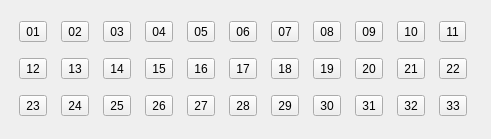
  <widget class="QWidget" name="layoutWidget">
   <property name="geometry">
    <rect>
     <x>10</x>
     <y>40</y>
     <width>491</width>
     <height>139</height>
    </rect>
   </property>
   <layout class="QGridLayout" name="gridLayout">
    <item row="1" column="3">
     <widget class="QToolButton" name="d_15">
      <property name="text">
       <string>15</string>
      </property>
      <property name="icon">
       <iconset resource="ssq.qrc">
        <normaloff>:/r_15.png</normaloff>:/r_15.png</iconset>
      </property>
      <property name="iconSize">
       <size>
        <width>30</width>
        <height>30</height>
       </size>
      </property>
     </widget>
    </item>
    <item row="1" column="0">
     <widget class="QToolButton" name="d_12">
      <property name="text">
       <string>12</string>
      </property>
      <property name="icon">
       <iconset resource="ssq.qrc">
        <normaloff>:/r_12.png</normaloff>:/r_12.png</iconset>
      </property>
      <property name="iconSize">
       <size>
        <width>30</width>
        <height>30</height>
       </size>
      </property>
     </widget>
    </item>
    <item row="2" column="1">
     <widget class="QToolButton" name="d_24">
      <property name="text">
       <string>24</string>
      </property>
      <property name="icon">
       <iconset resource="ssq.qrc">
        <normaloff>:/r_24.png</normaloff>:/r_24.png</iconset>
      </property>
      <property name="iconSize">
       <size>
        <width>30</width>
        <height>30</height>
       </size>
      </property>
     </widget>
    </item>
    <item row="2" column="0">
     <widget class="QToolButton" name="d_23">
      <property name="text">
       <string>23</string>
      </property>
      <property name="icon">
       <iconset resource="ssq.qrc">
        <normaloff>:/r_23.png</normaloff>:/r_23.png</iconset>
      </property>
      <property name="iconSize">
       <size>
        <width>30</width>
        <height>30</height>
       </size>
      </property>
     </widget>
    </item>
    <item row="2" column="2">
     <widget class="QToolButton" name="d_25">
      <property name="text">
       <string>25</string>
      </property>
      <property name="icon">
       <iconset resource="ssq.qrc">
        <normaloff>:/r_25.png</normaloff>:/r_25.png</iconset>
      </property>
      <property name="iconSize">
       <size>
        <width>30</width>
        <height>30</height>
       </size>
      </property>
     </widget>
    </item>
    <item row="1" column="2">
     <widget class="QToolButton" name="d_14">
      <property name="text">
       <string>14</string>
      </property>
      <property name="icon">
       <iconset resource="ssq.qrc">
        <normaloff>:/r_14.png</normaloff>:/r_14.png</iconset>
      </property>
      <property name="iconSize">
       <size>
        <width>30</width>
        <height>30</height>
       </size>
      </property>
     </widget>
    </item>
    <item row="1" column="1">
     <widget class="QToolButton" name="d_13">
      <property name="text">
       <string>13</string>
      </property>
      <property name="icon">
       <iconset resource="ssq.qrc">
        <normaloff>:/r_13.png</normaloff>:/r_13.png</iconset>
      </property>
      <property name="iconSize">
       <size>
        <width>30</width>
        <height>30</height>
       </size>
      </property>
     </widget>
    </item>
    <item row="2" column="3">
     <widget class="QToolButton" name="d_26">
      <property name="text">
       <string>26</string>
      </property>
      <property name="icon">
       <iconset resource="ssq.qrc">
        <normaloff>:/r_26.png</normaloff>:/r_26.png</iconset>
      </property>
      <property name="iconSize">
       <size>
        <width>30</width>
        <height>30</height>
       </size>
      </property>
     </widget>
    </item>
    <item row="1" column="7">
     <widget class="QToolButton" name="d_19">
      <property name="text">
       <string>19</string>
      </property>
      <property name="icon">
       <iconset resource="ssq.qrc">
        <normaloff>:/r_19.png</normaloff>:/r_19.png</iconset>
      </property>
      <property name="iconSize">
       <size>
        <width>30</width>
        <height>30</height>
       </size>
      </property>
     </widget>
    </item>
    <item row="0" column="4">
     <widget class="QToolButton" name="d_05">
      <property name="text">
       <string>05</string>
      </property>
      <property name="icon">
       <iconset resource="ssq.qrc">
        <normaloff>:/r_5.png</normaloff>:/r_5.png</iconset>
      </property>
      <property name="iconSize">
       <size>
        <width>30</width>
        <height>30</height>
       </size>
      </property>
     </widget>
    </item>
    <item row="1" column="9">
     <widget class="QToolButton" name="d_21">
      <property name="text">
       <string>21</string>
      </property>
      <property name="icon">
       <iconset resource="ssq.qrc">
        <normaloff>:/r_21.png</normaloff>:/r_21.png</iconset>
      </property>
      <property name="iconSize">
       <size>
        <width>30</width>
        <height>30</height>
       </size>
      </property>
     </widget>
    </item>
    <item row="0" column="7">
     <widget class="QToolButton" name="d_08">
      <property name="text">
       <string>08</string>
      </property>
      <property name="icon">
       <iconset resource="ssq.qrc">
        <normaloff>:/r_8.png</normaloff>:/r_8.png</iconset>
      </property>
      <property name="iconSize">
       <size>
        <width>30</width>
        <height>30</height>
       </size>
      </property>
     </widget>
    </item>
    <item row="2" column="5">
     <widget class="QToolButton" name="d_28">
      <property name="text">
       <string>28</string>
      </property>
      <property name="icon">
       <iconset resource="ssq.qrc">
        <normaloff>:/r_28.png</normaloff>:/r_28.png</iconset>
      </property>
      <property name="iconSize">
       <size>
        <width>30</width>
        <height>30</height>
       </size>
      </property>
     </widget>
    </item>
    <item row="0" column="3">
     <widget class="QToolButton" name="d_04">
      <property name="text">
       <string>04</string>
      </property>
      <property name="icon">
       <iconset resource="ssq.qrc">
        <normaloff>:/r_4.png</normaloff>:/r_4.png</iconset>
      </property>
      <property name="iconSize">
       <size>
        <width>30</width>
        <height>30</height>
       </size>
      </property>
     </widget>
    </item>
    <item row="2" column="4">
     <widget class="QToolButton" name="d_27">
      <property name="text">
       <string>27</string>
      </property>
      <property name="icon">
       <iconset resource="ssq.qrc">
        <normaloff>:/r_27.png</normaloff>:/r_27.png</iconset>
      </property>
      <property name="iconSize">
       <size>
        <width>30</width>
        <height>30</height>
       </size>
      </property>
     </widget>
    </item>
    <item row="1" column="10">
     <widget class="QToolButton" name="d_22">
      <property name="text">
       <string>22</string>
      </property>
      <property name="icon">
       <iconset resource="ssq.qrc">
        <normaloff>:/r_22.png</normaloff>:/r_22.png</iconset>
      </property>
      <property name="iconSize">
       <size>
        <width>30</width>
        <height>30</height>
       </size>
      </property>
     </widget>
    </item>
    <item row="2" column="6">
     <widget class="QToolButton" name="d_29">
      <property name="text">
       <string>29</string>
      </property>
      <property name="icon">
       <iconset resource="ssq.qrc">
        <normaloff>:/r_29.png</normaloff>:/r_29.png</iconset>
      </property>
      <property name="iconSize">
       <size>
        <width>30</width>
        <height>30</height>
       </size>
      </property>
     </widget>
    </item>
    <item row="1" column="6">
     <widget class="QToolButton" name="d_18">
      <property name="text">
       <string>18</string>
      </property>
      <property name="icon">
       <iconset resource="ssq.qrc">
        <normaloff>:/r_18.png</normaloff>:/r_18.png</iconset>
      </property>
      <property name="iconSize">
       <size>
        <width>30</width>
        <height>30</height>
       </size>
      </property>
     </widget>
    </item>
    <item row="2" column="7">
     <widget class="QToolButton" name="d_30">
      <property name="text">
       <string>30</string>
      </property>
      <property name="icon">
       <iconset resource="ssq.qrc">
        <normaloff>:/r_30.png</normaloff>:/r_30.png</iconset>
      </property>
      <property name="iconSize">
       <size>
        <width>30</width>
        <height>30</height>
       </size>
      </property>
     </widget>
    </item>
    <item row="2" column="10">
     <widget class="QToolButton" name="d_33">
      <property name="text">
       <string>33</string>
      </property>
      <property name="icon">
       <iconset resource="ssq.qrc">
        <normaloff>:/r_33.png</normaloff>:/r_33.png</iconset>
      </property>
      <property name="iconSize">
       <size>
        <width>30</width>
        <height>30</height>
       </size>
      </property>
     </widget>
    </item>
    <item row="0" column="9">
     <widget class="QToolButton" name="d_10">
      <property name="text">
       <string>10</string>
      </property>
      <property name="icon">
       <iconset resource="ssq.qrc">
        <normaloff>:/r_10.png</normaloff>:/r_10.png</iconset>
      </property>
      <property name="iconSize">
       <size>
        <width>30</width>
        <height>30</height>
       </size>
      </property>
     </widget>
    </item>
    <item row="0" column="5">
     <widget class="QToolButton" name="d_06">
      <property name="text">
       <string>06</string>
      </property>
      <property name="icon">
       <iconset resource="ssq.qrc">
        <normaloff>:/r_6.png</normaloff>:/r_6.png</iconset>
      </property>
      <property name="iconSize">
       <size>
        <width>30</width>
        <height>30</height>
       </size>
      </property>
     </widget>
    </item>
    <item row="1" column="5">
     <widget class="QToolButton" name="d_17">
      <property name="text">
       <string>17</string>
      </property>
      <property name="icon">
       <iconset resource="ssq.qrc">
        <normaloff>:/r_17.png</normaloff>:/r_17.png</iconset>
      </property>
      <property name="iconSize">
       <size>
        <width>30</width>
        <height>30</height>
       </size>
      </property>
     </widget>
    </item>
    <item row="1" column="8">
     <widget class="QToolButton" name="d_20">
      <property name="text">
       <string>20</string>
      </property>
      <property name="icon">
       <iconset resource="ssq.qrc">
        <normaloff>:/r_20.png</normaloff>:/r_20.png</iconset>
      </property>
      <property name="iconSize">
       <size>
        <width>30</width>
        <height>30</height>
       </size>
      </property>
     </widget>
    </item>
    <item row="0" column="6">
     <widget class="QToolButton" name="d_07">
      <property name="text">
       <string>07</string>
      </property>
      <property name="icon">
       <iconset resource="ssq.qrc">
        <normaloff>:/r_7.png</normaloff>:/r_7.png</iconset>
      </property>
      <property name="iconSize">
       <size>
        <width>30</width>
        <height>30</height>
       </size>
      </property>
     </widget>
    </item>
    <item row="1" column="4">
     <widget class="QToolButton" name="d_16">
      <property name="text">
       <string>16</string>
      </property>
      <property name="icon">
       <iconset resource="ssq.qrc">
        <normaloff>:/r_16.png</normaloff>:/r_16.png</iconset>
      </property>
      <property name="iconSize">
       <size>
        <width>30</width>
        <height>30</height>
       </size>
      </property>
     </widget>
    </item>
    <item row="2" column="9">
     <widget class="QToolButton" name="d_32">
      <property name="text">
       <string>32</string>
      </property>
      <property name="icon">
       <iconset resource="ssq.qrc">
        <normaloff>:/r_32.png</normaloff>:/r_32.png</iconset>
      </property>
      <property name="iconSize">
       <size>
        <width>30</width>
        <height>30</height>
       </size>
      </property>
     </widget>
    </item>
    <item row="0" column="10">
     <widget class="QToolButton" name="d_11">
      <property name="text">
       <string>11</string>
      </property>
      <property name="icon">
       <iconset resource="ssq.qrc">
        <normaloff>:/r_11.png</normaloff>:/r_11.png</iconset>
      </property>
      <property name="iconSize">
       <size>
        <width>30</width>
        <height>30</height>
       </size>
      </property>
     </widget>
    </item>
    <item row="0" column="1">
     <widget class="QToolButton" name="d_02">
      <property name="text">
       <string>02</string>
      </property>
      <property name="icon">
       <iconset resource="ssq.qrc">
        <normaloff>:/r_2.png</normaloff>:/r_2.png</iconset>
      </property>
      <property name="iconSize">
       <size>
        <width>30</width>
        <height>30</height>
       </size>
      </property>
     </widget>
    </item>
    <item row="0" column="8">
     <widget class="QToolButton" name="d_09">
      <property name="text">
       <string>09</string>
      </property>
      <property name="icon">
       <iconset resource="ssq.qrc">
        <normaloff>:/r_9.png</normaloff>:/r_9.png</iconset>
      </property>
      <property name="iconSize">
       <size>
        <width>30</width>
        <height>30</height>
       </size>
      </property>
     </widget>
    </item>
    <item row="0" column="2">
     <widget class="QToolButton" name="d_03">
      <property name="text">
       <string>03</string>
      </property>
      <property name="icon">
       <iconset resource="ssq.qrc">
        <normaloff>:/r_3.png</normaloff>:/r_3.png</iconset>
      </property>
      <property name="iconSize">
       <size>
        <width>30</width>
        <height>30</height>
       </size>
      </property>
     </widget>
    </item>
    <item row="0" column="0">
     <widget class="QToolButton" name="d_01">
      <property name="autoFillBackground">
       <bool>false</bool>
      </property>
      <property name="text">
       <string>01</string>
      </property>
      <property name="icon">
       <iconset resource="ssq.qrc">
        <normaloff>:/r_1.png</normaloff>:/r_1.png</iconset>
      </property>
      <property name="iconSize">
       <size>
        <width>30</width>
        <height>30</height>
       </size>
      </property>
      <property name="toolButtonStyle">
       <enum>Qt::ToolButtonIconOnly</enum>
      </property>
      <property name="autoRaise">
       <bool>false</bool>
      </property>
      <property name="arrowType">
       <enum>Qt::NoArrow</enum>
      </property>
     </widget>
    </item>
    <item row="2" column="8">
     <widget class="QToolButton" name="d_31">
      <property name="text">
       <string>31</string>
      </property>
      <property name="icon">
       <iconset resource="ssq.qrc">
        <normaloff>:/r_31.png</normaloff>:/r_31.png</iconset>
      </property>
      <property name="iconSize">
       <size>
        <width>30</width>
        <height>30</height>
       </size>
      </property>
     </widget>
    </item>
   </layout>
  </widget>
